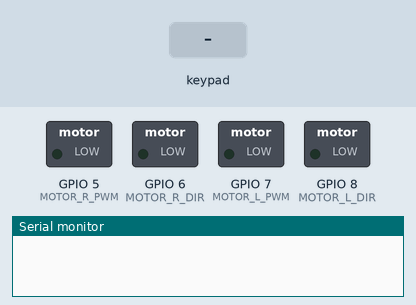
A sketch run on a simulated ESP32-S3. Parts: switched loads named in the sketch (green lamp = pin HIGH), the last lines printed to the serial monitor. Inputs (shaded band) come from the test bench.

Above: at 1.2 s.
1.3 s: key 'U' pressed
At 2.3 s:
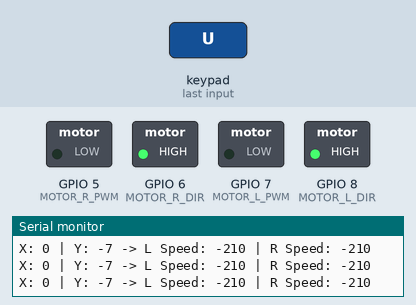
3.2 s: key 'D' pressed
At 3.4 s:
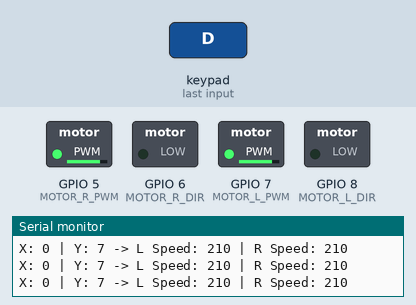
5.1 s: key 'L' pressed
At 6.4 s:
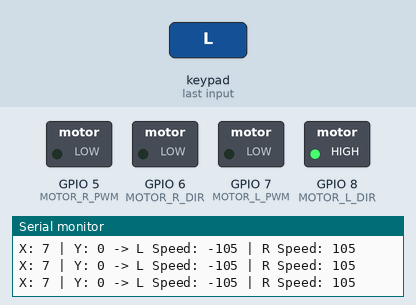
7.0 s: key 'R' pressed
At 7.9 s:
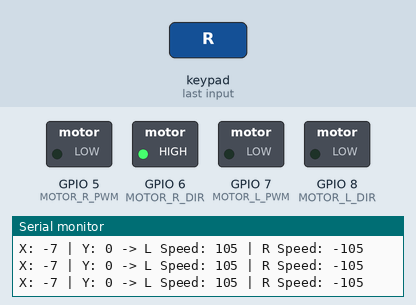
Timing chart, 0 to 9.9 s (numbered marks = the images above; inputs shaded):
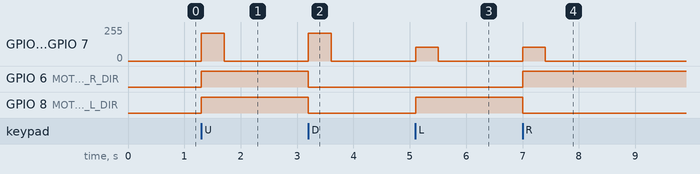

The sketch:

WAVESHARE_ESP32S3ZERO_PWM_DIR_V1_BLE_LIBV3_ANALOG_OK.ino
```cpp
/*
   SLK Mini Sumo Board + Waveshare ESP32-S3 Zero
   Controlled via Dabble App (Gamepad Joystick)

   ESP32 Arduino Core 3.x
   Using DEFAULT PWM
*/

#define CUSTOM_SETTINGS
#define INCLUDE_GAMEPAD_MODULE
#include <DabbleESP32.h>

// --- PIN DEFINITIONS ---
#define MOTOR_L_PWM 7
#define MOTOR_L_DIR 8

#define MOTOR_R_PWM 5
#define MOTOR_R_DIR 6

void setup() {

  Serial.begin(115200);

  // Direction pins
  pinMode(MOTOR_L_DIR, OUTPUT);
  pinMode(MOTOR_R_DIR, OUTPUT);

  // PWM pins
  pinMode(MOTOR_L_PWM, OUTPUT);
  pinMode(MOTOR_R_PWM, OUTPUT);

  // Set PWM frequency to 5 kHz
  analogWriteFrequency(MOTOR_L_PWM, 5000);
  analogWriteFrequency(MOTOR_R_PWM, 5000);

  // Motors OFF initially
  analogWrite(MOTOR_L_PWM, 0);
  analogWrite(MOTOR_R_PWM, 0);

  // Initial direction
  digitalWrite(MOTOR_L_DIR, LOW);
  digitalWrite(MOTOR_R_DIR, LOW);

  // Initialize Dabble
  Dabble.begin("SLK_Sumo_Dabble");
}

void loop() {

  Dabble.processInput();

  // Read joystick
  // Range: -7 to +7
  int xVal = GamePad.getXaxisData();
  int yVal = GamePad.getYaxisData();

  xVal = -xVal;
  yVal = -yVal;
  // Deadzone
  if (abs(xVal) <= 1 && abs(yVal) <= 1) {

    analogWrite(MOTOR_L_PWM, 0);
    analogWrite(MOTOR_R_PWM, 0);
  }

  else {

    // Differential drive mixing
    int leftSpeed = (yVal * 30) - (xVal * 15);
    int rightSpeed = (yVal * 30) + (xVal * 15);

    // Limit PWM
    leftSpeed = constrain(leftSpeed, -255, 255);
    rightSpeed = constrain(rightSpeed, -255, 255);

    // -------------------------
    // LEFT MOTOR
    // -------------------------
    if (leftSpeed >= 0) {

      digitalWrite(MOTOR_L_DIR, LOW);
      analogWrite(MOTOR_L_PWM, leftSpeed);

    } else {

      digitalWrite(MOTOR_L_DIR, HIGH);
      analogWrite(MOTOR_L_PWM, abs(leftSpeed));
    }

    // -------------------------
    // RIGHT MOTOR
    // -------------------------
    if (rightSpeed >= 0) {

      digitalWrite(MOTOR_R_DIR, LOW);
      analogWrite(MOTOR_R_PWM, rightSpeed);

    } else {

      digitalWrite(MOTOR_R_DIR, HIGH);
      analogWrite(MOTOR_R_PWM, abs(rightSpeed));
    }

    // Serial Monitor
    Serial.print("X: ");
    Serial.print(xVal);

    Serial.print(" | Y: ");
    Serial.print(yVal);

    Serial.print(" -> L Speed: ");
    Serial.print(leftSpeed);

    Serial.print(" | R Speed: ");
    Serial.println(rightSpeed);
  }
}
```

Measured:
- after the input at 1.3 s, GPIO 5 (MOTOR_R_PWM), GPIO 7 (MOTOR_L_PWM): 0/255 → 210/255 at once, → 0/255 0.40 s later; GPIO 6 (MOTOR_R_DIR), GPIO 8 (MOTOR_L_DIR): LOW → HIGH at once
- after the input at 3.2 s, GPIO 5 (MOTOR_R_PWM), GPIO 7 (MOTOR_L_PWM): 0/255 → 210/255 at once, → 0/255 0.40 s later; GPIO 6 (MOTOR_R_DIR), GPIO 8 (MOTOR_L_DIR): HIGH → LOW at once
- after the input at 5.1 s, GPIO 5 (MOTOR_R_PWM), GPIO 7 (MOTOR_L_PWM): 0/255 → 105/255 at once, → 0/255 0.40 s later; GPIO 8 (MOTOR_L_DIR): LOW → HIGH at once
- after the input at 7.0 s, GPIO 5 (MOTOR_R_PWM), GPIO 7 (MOTOR_L_PWM): 0/255 → 105/255 at once, → 0/255 0.40 s later; GPIO 6 (MOTOR_R_DIR): LOW → HIGH at once; GPIO 8 (MOTOR_L_DIR): HIGH → LOW at once
